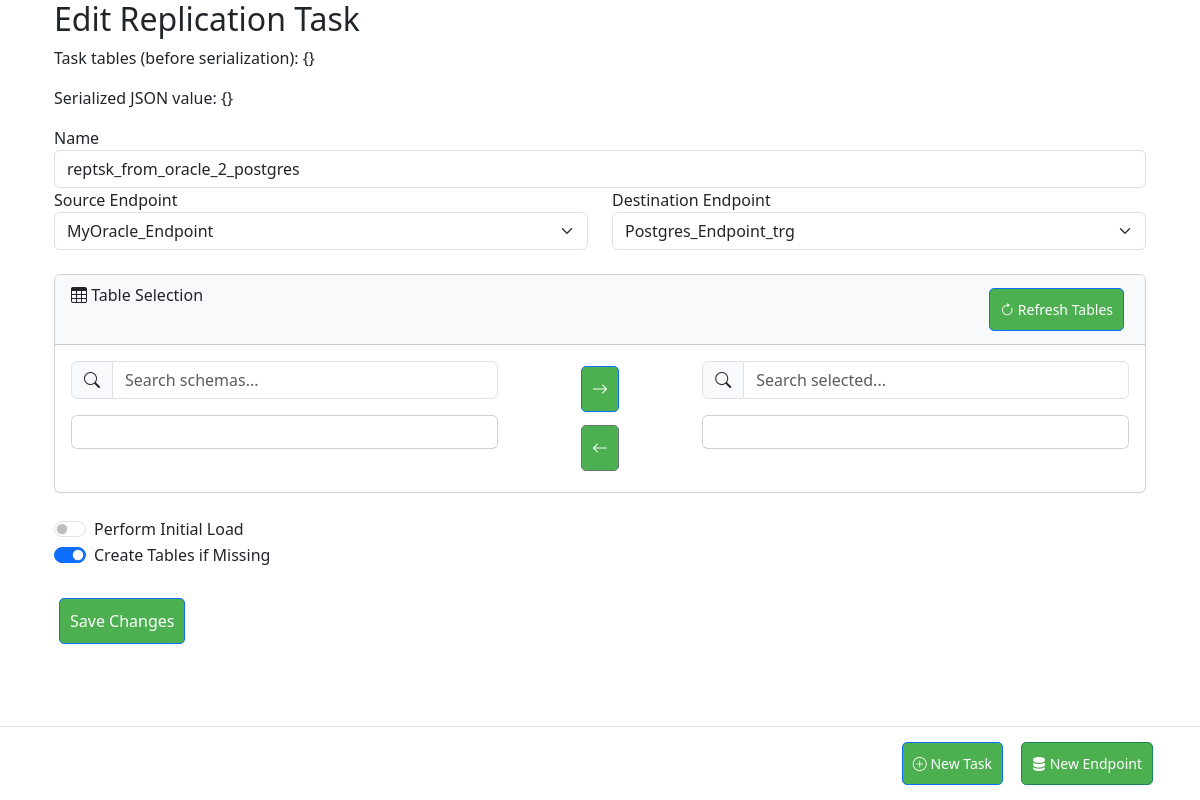
Screenshot of /task/edit/1 with the database file from the repository.
### app/models/task.py (models this page shows, shortened)
class ReplicationTask(db.Model):
    __tablename__ = 'replication_task'
    id = db.Column(db.Integer, primary_key=True)
    name = db.Column(db.String(120), unique=True, nullable=False)
    metrics = db.Column(db.JSON)  # Stores latency, counts, etc.
    source_id = db.Column(db.Integer, db.ForeignKey('endpoint.id'), nullable=False)
    destination_id = db.Column(db.Integer, db.ForeignKey('endpoint.id'), nullable=False)
    tables = db.Column(db.JSON)
    cdc_type = db.Column(db.String(20))
    cdc_config = db.Column(db.JSON)
    status = db.Column(db.String(20), default='stopped')
    options = db.Column(db.JSON)
    last_position = db.Column(db.JSON)
    created_at = db.Column(db.DateTime, default=db.func.now())
    tables = db.Column(db.JSON)  # Store selected tables
    initial_load = db.Column(db.Boolean, default=False)
    create_tables = db.Column(db.Boolean, default=True)
    replication_mode = db.Column(db.String(20), default='full')  # full/partial
    merge_enabled = db.Column(db.Boolean, default=True)
    metrics = db.Column(db.JSON, default={  # Initialize metrics with default values
        'inserts': 0,
        'updates': 0,
        'deletes': 0,
        'bytes_processed': 0,
        'latency': 0,
        'last_updated': datetime.utcnow().isoformat(),
        'last_position': 0
    })
    source = db.relationship('Endpoint', foreign_keys=[source_id], backref='source_tasks')
    destination = db.relationship('Endpoint', foreign_keys=[destination_id], backref='destination_tasks')

### app/web/routes.py (the view, shortened to what this page needs)
@bp.route('/task/edit/<int:task_id>', methods=['GET', 'POST'])
def edit_task(task_id):
    task = ReplicationTask.query.get_or_404(task_id)
    print("Task tables:", task.tables)  # Debugging
    form = TaskForm()
    source_endpoints = Endpoint.query.filter_by(endpoint_type='source').all()
    target_endpoints = Endpoint.query.filter_by(endpoint_type='target').all()
    form.source.choices = [(str(e.id), e.name) for e in source_endpoints]
    form.destination.choices = [(str(e.id), e.name) for e in target_endpoints]
    if request.method == 'GET':
        form.name.data = task.name
        form.source.data = str(task.source_id)
        form.destination.data = str(task.destination_id)
        form.initial_load.data = task.initial_load
        form.create_tables.data = task.create_tables
    return render_template('edit_task.html', form=form, task=task)

### app/forms.py
class TaskForm(FlaskForm):
    name = StringField('Name', validators=[
        DataRequired(),
        Length(min=3, max=50)
    ])
    source = SelectField('Source Endpoint', choices=[], validators=[DataRequired()])
    destination = SelectField('Destination Endpoint', choices=[], validators=[DataRequired()])
    initial_load = BooleanField('Perform Initial Load', default=True)
    create_tables = BooleanField('Create Tables if Missing', default=True)
    submit = SubmitField('Save Task')

### app/web/templates/edit_task.html (shortened to what this page needs)
{% extends "base.html" %}
{% block content %}
<div class="container">
    <h2>{{ 'Edit' if task else 'Create' }} Replication Task</h2>
<form method="POST" id="task-form">
    <p>Task tables (before serialization): {{ task.tables }}</p>
<p>Serialized JSON value: {{ task.tables | tojson | safe if task and task.tables is not none else '[]' }}</p>
<div class="form-group">
    {{ form.name.label }}
    {{ form.name(class="form-control", autocomplete="off") }}
</div>
<div class="row mb-4">
    <div class="col-md-6">
        {{ form.source.label }}
        {{ form.source(class="form-select", autocomplete="off") }}
    </div>
    <div class="col-md-6">
        {{ form.destination.label }}
        {{ form.destination(class="form-select", autocomplete="off") }}
    </div>
</div>
    <div class="card mb-4">
<div class="card-header">
    <i class="bi bi-table"></i> Table Selection
    <div class="float-end">
        <button type="button" class="btn btn-sm btn-outline-primary"
                onclick="loadSourceTables()">
            <i class="bi bi-arrow-clockwise"></i> Refresh Tables
        </button>
    </div>
</div>
<div class="card-body">
    <div class="row">
        <div class="col-md-5">
            <div class="input-group mb-3">
                <span class="input-group-text"><i class="bi bi-search"></i></span>
                <input type="text" id="schema-search" class="form-control"
                       placeholder="Search schemas..." onkeyup="filterSchemas()">
            </div>
            <div class="card" style="max-height: 500px; overflow-y: auto;">
                <div class="card-body" id="schema-list">
                </div>
            </div>
        </div>
        <div class="col-md-2 d-flex flex-column justify-content-center align-items-center">
            <button type="button" class="btn btn-primary mb-2"
                    onclick="addSelectedTables()">
                <i class="bi bi-arrow-right"></i>
            </button>
            <button type="button" class="btn btn-secondary"
                    onclick="removeSelectedTables()">
                <i class="bi bi-arrow-left"></i>
            </button>
        </div>
        <div class="col-md-5">
            <div class="input-group mb-3">
                <span class="input-group-text"><i class="bi bi-search"></i></span>
                <input type="text" id="selected-search" class="form-control"
                       placeholder="Search selected..." onkeyup="filterSelected()">
            </div>
            <div class="card" style="max-height: 500px; overflow-y: auto;">
                <div class="card-body" id="selected-list">
                </div>
            </div>
        </div>
    </div>
</div>
    </div>
    <div class="row mb-4">
        <div class="col-md-6">
            <div class="form-check form-switch">
                {{ form.initial_load(class="form-check-input") }}
                {{ form.initial_load.label(class="form-check-label") }}
            </div>
            <div class="form-check form-switch">
                {{ form.create_tables(class="form-check-input") }}
                {{ form.create_tables.label(class="form-check-label") }}
            </div>
        </div>
    </div>
    <button type="submit" class="btn btn-primary">Save Changes</button>
</form>
</div>
{% endblock %}

### app/static/css/dashboard.css (style rules this page uses)
.btn { background: #4CAF50; color: white; padding: 10px; border-radius: 5px; text-decoration: none; margin: 5px; }

### app/web/templates/base.html (style rules this page uses)
body { padding-bottom: 70px; }

### app/web/templates/edit_task.html (style rules this page uses)
.card-header { background-color: #f8f9fa; transition: background-color 0.2s; }
.form-check-input:checked { background-color: #0d6efd; border-color: #0d6efd; }

### rows the page displays
ReplicationTask: tables "{}", tables|tojson "{}", name "reptsk_from_oracle_2_postgres", source "MyOracle_Endpoint", destination "Postgres_Endpoint_trg", create_tables "☑"
